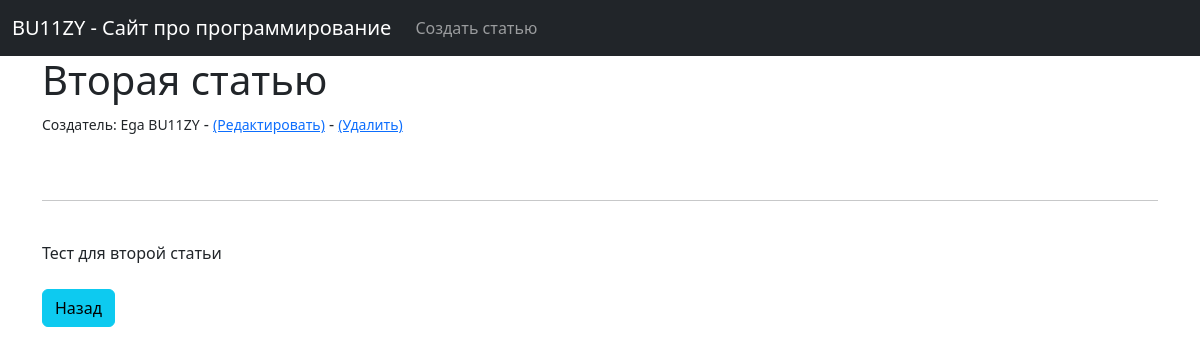
The app's page /article/2 with its own data.
### ablog/models.py (models this page shows, shortened)
class Post(models.Model):
    title = models.CharField(max_length=255)
    title_tag = models.CharField(max_length=255, default="BU11ZY - Сайт про программирование")
    author = models.ForeignKey(User, on_delete=models.CASCADE)
    body = models.TextField()

### ablog/views.py (the view)
# urls.py: path('article/<int:pk>', ArticleDetailView.as_view(), name='article_detail'),
class ArticleDetailView(DetailView):
    model = Post
    template_name = 'article_details.html'

### ablog/templates/article_details.html (shortened to what this page needs)
{% extends 'base.html' %}
{% block content %}
<h1>{{ post.title }}</h1>
<small>Создатель: {{ post.author.first_name}} {{ post.author.last_name}}</small>
 - <small><a href='{% url 'update_post' post.pk %}'>(Редактировать)</a></small>
 - <small><a href='{% url 'delete_post' post.pk %}'>(Удалить)</a></small><br/><br/><br/>
<hr>
<br/>
{{ post.body }}
<br/><br/>
<a href="{% url 'home' %}" class="btn btn-info">Назад</a>
{% endblock %}

### records on screen
Post: title "Вторая статью", author.first_name "Ega", author.last_name "BU11ZY", body "Тест для второй статьи"
